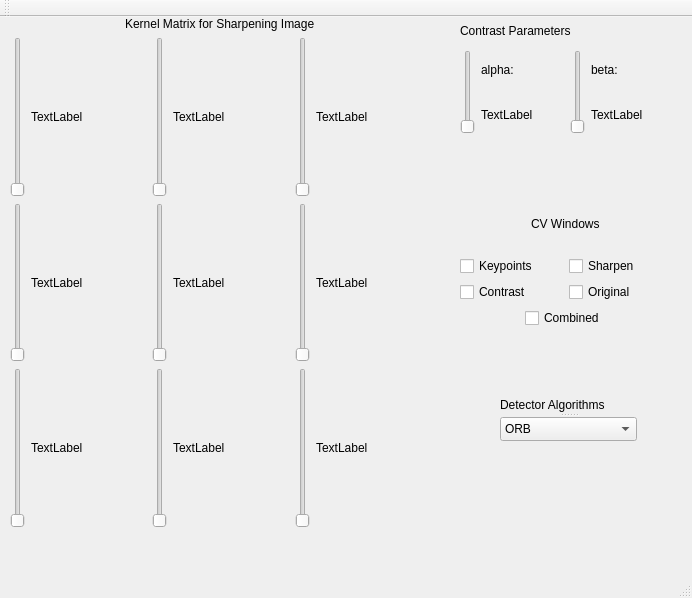
<?xml version="1.0" encoding="UTF-8"?>
<ui version="4.0">
 <class>VariableWindow</class>
 <widget class="QMainWindow" name="VariableWindow">
  <property name="geometry">
   <rect>
    <x>0</x>
    <y>0</y>
    <width>692</width>
    <height>598</height>
   </rect>
  </property>
  <property name="windowTitle">
   <string>MainWindow</string>
  </property>
  <widget class="QWidget" name="centralwidget">
   <widget class="QWidget" name="layoutWidget">
    <property name="geometry">
     <rect>
      <x>10</x>
      <y>0</y>
      <width>421</width>
      <height>511</height>
     </rect>
    </property>
    <layout class="QGridLayout" name="gridLayout_2">
     <item row="0" column="0" alignment="Qt::AlignHCenter">
      <widget class="QLabel" name="label">
       <property name="text">
        <string>Kernel Matrix for Sharpening Image</string>
       </property>
      </widget>
     </item>
     <item row="1" column="0">
      <layout class="QGridLayout" name="gridLayout">
       <item row="0" column="0">
        <widget class="QSlider" name="zero_zero_slider">
         <property name="orientation">
          <enum>Qt::Vertical</enum>
         </property>
        </widget>
       </item>
       <item row="0" column="1">
        <widget class="QLabel" name="zero_zero_label">
         <property name="text">
          <string>TextLabel</string>
         </property>
        </widget>
       </item>
       <item row="0" column="2">
        <widget class="QSlider" name="one_zero_slider">
         <property name="orientation">
          <enum>Qt::Vertical</enum>
         </property>
        </widget>
       </item>
       <item row="0" column="3">
        <widget class="QLabel" name="one_zero_label">
         <property name="text">
          <string>TextLabel</string>
         </property>
        </widget>
       </item>
       <item row="0" column="4">
        <widget class="QSlider" name="two_zero_slider">
         <property name="orientation">
          <enum>Qt::Vertical</enum>
         </property>
        </widget>
       </item>
       <item row="0" column="5">
        <widget class="QLabel" name="two_zero_label">
         <property name="text">
          <string>TextLabel</string>
         </property>
        </widget>
       </item>
       <item row="1" column="0">
        <widget class="QSlider" name="zero_one_slider">
         <property name="orientation">
          <enum>Qt::Vertical</enum>
         </property>
        </widget>
       </item>
       <item row="1" column="1">
        <widget class="QLabel" name="zero_one_label">
         <property name="text">
          <string>TextLabel</string>
         </property>
        </widget>
       </item>
       <item row="1" column="2">
        <widget class="QSlider" name="one_one_slider">
         <property name="orientation">
          <enum>Qt::Vertical</enum>
         </property>
        </widget>
       </item>
       <item row="1" column="3">
        <widget class="QLabel" name="one_one_label">
         <property name="text">
          <string>TextLabel</string>
         </property>
        </widget>
       </item>
       <item row="1" column="4">
        <widget class="QSlider" name="two_one_slider">
         <property name="orientation">
          <enum>Qt::Vertical</enum>
         </property>
        </widget>
       </item>
       <item row="1" column="5">
        <widget class="QLabel" name="two_one_label">
         <property name="text">
          <string>TextLabel</string>
         </property>
        </widget>
       </item>
       <item row="2" column="0">
        <widget class="QSlider" name="zero_two_slider">
         <property name="orientation">
          <enum>Qt::Vertical</enum>
         </property>
        </widget>
       </item>
       <item row="2" column="1">
        <widget class="QLabel" name="zero_two_label">
         <property name="text">
          <string>TextLabel</string>
         </property>
        </widget>
       </item>
       <item row="2" column="2">
        <widget class="QSlider" name="one_two_slider">
         <property name="orientation">
          <enum>Qt::Vertical</enum>
         </property>
        </widget>
       </item>
       <item row="2" column="3">
        <widget class="QLabel" name="one_two_label">
         <property name="text">
          <string>TextLabel</string>
         </property>
        </widget>
       </item>
       <item row="2" column="4">
        <widget class="QSlider" name="two_two_slider">
         <property name="orientation">
          <enum>Qt::Vertical</enum>
         </property>
        </widget>
       </item>
       <item row="2" column="5">
        <widget class="QLabel" name="two_two_label">
         <property name="text">
          <string>TextLabel</string>
         </property>
        </widget>
       </item>
      </layout>
     </item>
    </layout>
   </widget>
   <widget class="QWidget" name="">
    <property name="geometry">
     <rect>
      <x>460</x>
      <y>0</y>
      <width>214</width>
      <height>117</height>
     </rect>
    </property>
    <layout class="QGridLayout" name="gridLayout_7">
     <item row="1" column="0">
      <layout class="QGridLayout" name="gridLayout_5">
       <item row="0" column="0" rowspan="2">
        <widget class="QSlider" name="alpha_slider">
         <property name="orientation">
          <enum>Qt::Vertical</enum>
         </property>
        </widget>
       </item>
       <item row="0" column="1">
        <widget class="QLabel" name="alpha_label">
         <property name="text">
          <string>alpha:</string>
         </property>
        </widget>
       </item>
       <item row="1" column="1">
        <widget class="QLabel" name="alpha_value_label">
         <property name="text">
          <string>TextLabel</string>
         </property>
        </widget>
       </item>
      </layout>
     </item>
     <item row="1" column="1">
      <layout class="QGridLayout" name="gridLayout_6">
       <item row="1" column="1">
        <widget class="QLabel" name="beta_value_label">
         <property name="text">
          <string>TextLabel</string>
         </property>
        </widget>
       </item>
       <item row="0" column="0" rowspan="2">
        <widget class="QSlider" name="beta_slider">
         <property name="orientation">
          <enum>Qt::Vertical</enum>
         </property>
        </widget>
       </item>
       <item row="0" column="1">
        <widget class="QLabel" name="beta_label">
         <property name="text">
          <string>beta:</string>
         </property>
        </widget>
       </item>
      </layout>
     </item>
     <item row="0" column="0" colspan="2">
      <widget class="QLabel" name="label_3">
       <property name="text">
        <string>Contrast Parameters</string>
       </property>
      </widget>
     </item>
    </layout>
   </widget>
   <widget class="QWidget" name="">
    <property name="geometry">
     <rect>
      <x>460</x>
      <y>180</y>
      <width>211</width>
      <height>131</height>
     </rect>
    </property>
    <layout class="QGridLayout" name="gridLayout_3">
     <item row="0" column="0" colspan="2" alignment="Qt::AlignHCenter">
      <widget class="QLabel" name="CVWindows">
       <property name="text">
        <string>CV Windows</string>
       </property>
      </widget>
     </item>
     <item row="1" column="0">
      <widget class="QCheckBox" name="Keypoints_tick">
       <property name="text">
        <string>Keypoints</string>
       </property>
      </widget>
     </item>
     <item row="1" column="1">
      <widget class="QCheckBox" name="Sharpen_tick">
       <property name="text">
        <string>Sharpen</string>
       </property>
      </widget>
     </item>
     <item row="2" column="0">
      <widget class="QCheckBox" name="Contrast_tick">
       <property name="text">
        <string>Contrast</string>
       </property>
      </widget>
     </item>
     <item row="2" column="1">
      <widget class="QCheckBox" name="Original_tick">
       <property name="text">
        <string>Original</string>
       </property>
      </widget>
     </item>
     <item row="3" column="0" colspan="2" alignment="Qt::AlignHCenter">
      <widget class="QCheckBox" name="Combined_tick">
       <property name="text">
        <string>Combined</string>
       </property>
      </widget>
     </item>
    </layout>
   </widget>
   <widget class="QSplitter" name="splitter">
    <property name="geometry">
     <rect>
      <x>500</x>
      <y>380</y>
      <width>137</width>
      <height>44</height>
     </rect>
    </property>
    <property name="orientation">
     <enum>Qt::Vertical</enum>
    </property>
    <widget class="QLabel" name="DetectorAlgorithm">
     <property name="text">
      <string>Detector Algorithms</string>
     </property>
    </widget>
    <widget class="QComboBox" name="Detector_choice">
     <item>
      <property name="text">
       <string>ORB</string>
      </property>
     </item>
     <item>
      <property name="text">
       <string>SURF</string>
      </property>
     </item>
     <item>
      <property name="text">
       <string>SIFT</string>
      </property>
     </item>
     <item>
      <property name="text">
       <string>AKAZE</string>
      </property>
     </item>
     <item>
      <property name="text">
       <string>BRISK</string>
      </property>
     </item>
    </widget>
   </widget>
   <zorder>layoutWidget</zorder>
   <zorder>Keypoints_tick</zorder>
   <zorder>Contrast_tick</zorder>
   <zorder>Sharpen_tick</zorder>
   <zorder>Original_tick</zorder>
   <zorder>CVWindows</zorder>
   <zorder>label_3</zorder>
   <zorder>alpha_slider</zorder>
   <zorder>alpha_label</zorder>
   <zorder>alpha_value_label</zorder>
   <zorder>layoutWidget_2</zorder>
   <zorder>Combined_tick</zorder>
   <zorder>Combined_tick</zorder>
   <zorder>Original_tick</zorder>
   <zorder>checkBox_6</zorder>
   <zorder>checkBox_7</zorder>
   <zorder>checkBox_8</zorder>
   <zorder>checkBox_9</zorder>
   <zorder>checkBox_10</zorder>
   <zorder>label_8</zorder>
   <zorder>Detector_choice</zorder>
   <zorder>DetectorAlgorithm</zorder>
   <zorder>label_3</zorder>
   <zorder>label_3</zorder>
  </widget>
  <widget class="QMenuBar" name="menubar">
   <property name="geometry">
    <rect>
     <x>0</x>
     <y>0</y>
     <width>692</width>
     <height>25</height>
    </rect>
   </property>
  </widget>
  <widget class="QStatusBar" name="statusbar"/>
  <widget class="QToolBar" name="toolBar">
   <property name="windowTitle">
    <string>toolBar</string>
   </property>
   <attribute name="toolBarArea">
    <enum>TopToolBarArea</enum>
   </attribute>
   <attribute name="toolBarBreak">
    <bool>false</bool>
   </attribute>
  </widget>
 </widget>
 <resources/>
 <connections/>
</ui>
